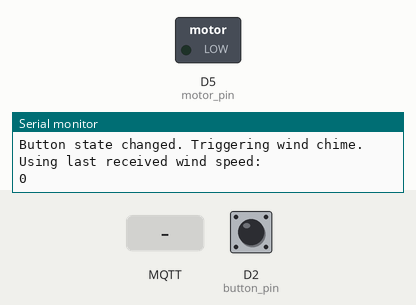
Recording of a sketch running on a simulated Arduino MKR. On the bench: switched loads named in the sketch (green lamp = pin HIGH), the last lines printed to the serial monitor. The test bench sets the inputs (shaded band); at power-on: D2 (button_pin) HIGH. WiFi joins after 1.5 s; servers stay silent unless stated; no MQTT or app messages arrive unless stated; not simulated (calls return 0 or success): arduino_secrets.h.

Above: at 3.7 s.
3.8 s: MQTT message "5" arrives on the first subscribed topic
6.8 s: D2 (button_pin) pulled LOW for 3.2 s
At 9.3 s:
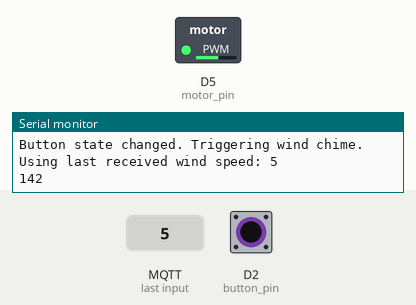
11.5 s: MQTT message "90" arrives on the first subscribed topic
At 14.2 s:
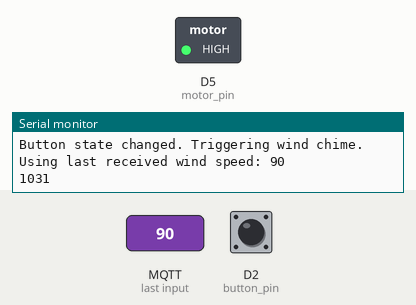
14.5 s: MQTT message "on" arrives on the first subscribed topic
17.5 s: D2 (button_pin) driven LOW
Timing chart, 0 to 20.5 s (numbered marks = the images above; inputs shaded):
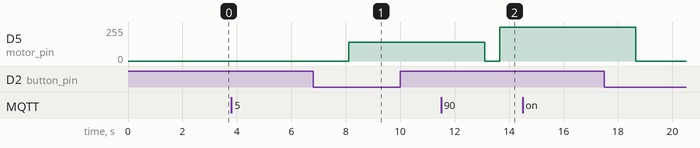

The sketch:

Windchime_manual.ino
```cpp
#include <WiFiNINA.h>
#include <PubSubClient.h>
#include "arduino_secrets.h"

#define motor_pin 5
#define button_pin 2  //added button

const char* ssid          = SECRET_SSID;
const char* password      = SECRET_PASS;
const char* mqtt_username = SECRET_MQTTUSER;
const char* mqtt_password = SECRET_MQTTPASS;

const char* mqtt_server = "mqtt.cetools.org";
const int mqtt_port = 1884;
//const char* mqtt_topic = "UCL/OPS/Garden/WST/dvp2/windSpeed_kph";
const char* mqtt_topic = "student/zczqjs2/windSpeed_kph";
WiFiClient wifiClient;
PubSubClient client(wifiClient);

String lastMessage = "";
float speed_kph;
bool messageChanged = false;
bool enableMotor = false;

bool lastButtonState = HIGH;         //（INPUT_PULLUP）
bool currentButtonState;
unsigned long lastDebounceTime = 0;
const unsigned long debounceDelay = 50;

void connectToWiFiWithTimeout() {
  WiFi.begin(ssid, password);
  Serial.print("Connecting to WiFi");
  unsigned long startAttemptTime = millis();

  while (WiFi.status() != WL_CONNECTED && millis() - startAttemptTime < 15000) {
    delay(500);
    Serial.print(".");
  }

  if (WiFi.status() == WL_CONNECTED) {
    Serial.println("\nWiFi connected!");
    Serial.print("IP: ");
    Serial.println(WiFi.localIP());
  } else {
    Serial.println("\nWiFi connection failed. Restarting...");
    NVIC_SystemReset();  // restart to connect
  }
}

void reconnectMQTT() {
  while (!client.connected()) {
    Serial.print("Attempting to connect to MQTT broker...");
    if (client.connect("MKR1010_Client", mqtt_username, mqtt_password)) {
      Serial.println("Connected successfully!");
      if (client.subscribe(mqtt_topic)) {
        Serial.println("Successfully subscribed to topic!");
      } else {
        Serial.println("Failed to subscribe!");
      }
    } else {
      Serial.print("Connection failed, error code: ");
      Serial.print(client.state());
      Serial.println(". Retrying in 5 seconds...");
      delay(5000);
    }
  }
}

void callback(char* topic, byte* payload, unsigned int length) {
  String currentMessage = "";
  for (int i = 0; i < length; i++) {
    currentMessage += (char)payload[i];
  }

  if (currentMessage != lastMessage) {
    messageChanged = true;
    Serial.print("Message received from topic [");
    Serial.print(topic);
    Serial.print("]: ");
    Serial.println(currentMessage);
  }

  speed_kph = currentMessage.toFloat();
  lastMessage = currentMessage;
}

void PWMWave() {
  int pwmValue = getPwmValue(speed_kph * 3.6 );
  analogWrite(motor_pin, pwmValue);
  Serial.println(pwmValue);
  delay(5000);
  analogWrite(motor_pin, LOW);
  delay(500);
}

// int getPwmValue(float kph) {
//   if (kph < 1) return map(kph, 0, 1, 0, 10);
//   else if (kph < 5) return map(kph, 1, 5, 10, 30);
//   else if (kph < 11) return map(kph, 5, 11, 30, 80);
//   else if (kph < 19) return map(kph, 11, 19, 80, 120);
//   else if (kph < 28) return map(kph, 19, 28, 120, 180);
//   else return map(kph, 28, 50, 180, 255);
// }

int getPwmValue(float ms) {
  if (ms < 3.3) return map(ms, 0, 3.3, 0, 51);
  else if (ms < 10.7) return map(ms, 3.3, 10.7, 51, 102);
  else if (ms < 20.7) return map(ms, 10.7, 20.7, 102, 153);
  else if (ms < 32.6) return map(ms, 20.7, 32.6, 153, 204);
  else return map(ms, 32.6, 50, 204, 255);
}

void setup() {
  Serial.begin(9600);
  delay(1000);
  pinMode(motor_pin, OUTPUT);
  pinMode(button_pin, INPUT_PULLUP);  // new added pull up resister

  connectToWiFiWithTimeout();

  client.setServer(mqtt_server, mqtt_port);
  client.setCallback(callback);
}

void loop() {
  if (WiFi.status() != WL_CONNECTED) {
    connectToWiFiWithTimeout();
    delay(1000);
  }
  if (!client.connected()) {
    reconnectMQTT();
  }
  client.loop();

  int reading = digitalRead(button_pin);

  // 防抖处理
  if (reading != lastButtonState) {
    lastDebounceTime = millis();
  }

  if ((millis() - lastDebounceTime) > debounceDelay) {
    if (reading != currentButtonState) {
      currentButtonState = reading;
      // button state changed, trigger
      Serial.println("Button state changed. Triggering wind chime.");
      Serial.print("Using last received wind speed: ");
      Serial.println(lastMessage);
      PWMWave();  //anable motor
    }
  }

  lastButtonState = reading;  // update state
}
```

Measured:
- after the input at 3.8 s, every drawn part: stays the same
- after the input at 6.8 s, D5 (motor_pin): 0/255 → 142/255 after 1.3 s
- after the input at 14.5 s, every drawn part: stays the same
